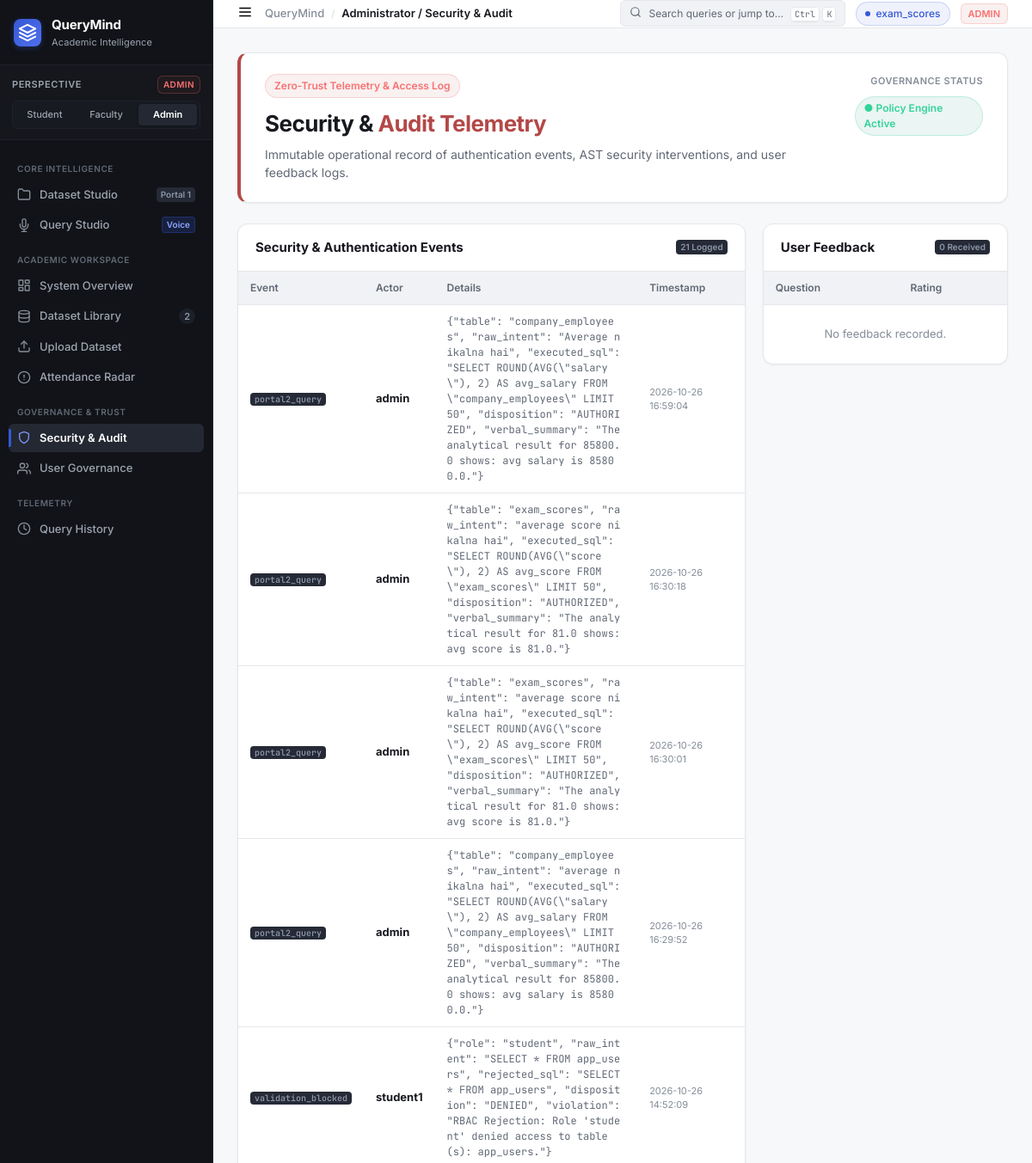
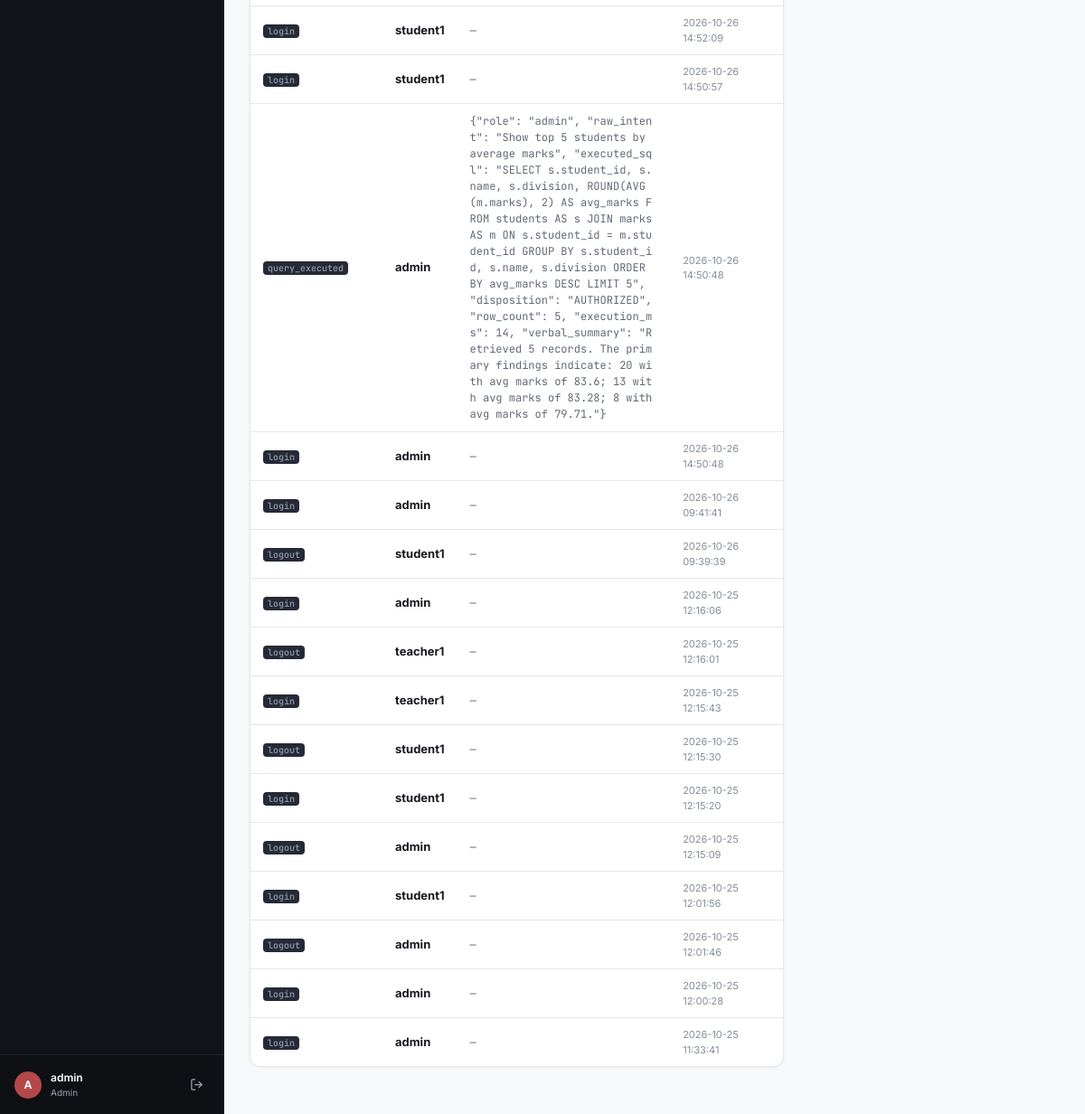
Screenshot of /audit with the database file from the repository (2 pictures, top to bottom).
### tables this page shows
CREATE TABLE dataset_registry (
            id           INTEGER PRIMARY KEY AUTOINCREMENT,
            table_name   TEXT NOT NULL UNIQUE,
            display_name TEXT NOT NULL,
            row_count    INTEGER DEFAULT 0,
            col_count    INTEGER DEFAULT 0,
            columns_json TEXT,
            uploaded_by  TEXT,
            uploaded_at  TEXT DEFAULT (datetime('now'))
        );

CREATE TABLE audit_logs (
        id         INTEGER PRIMARY KEY AUTOINCREMENT,
        event_type TEXT,
        user_id    INTEGER,
        username   TEXT,
        details    TEXT,
        timestamp  TEXT DEFAULT (datetime('now'))
    );

### app.py (the view)
@app.route("/audit")
@login_required
@admin_required
def audit():
    return render_template("audit.html",
        events=get_audit_logs(200),
        feedback=get_feedback(100))

### templates/audit.html (shortened to what this page needs)
{% extends "base.html" %}
{% block breadcrumb %}Administrator / Security &amp; Audit{% endblock %}
{% block content %}
<div class="workspace-view">
  <div class="role-hero" style="border-left: 4px solid var(--role-admin);">
    <div class="role-hero-left">
      <div class="role-badge-lg badge-admin">
        Zero-Trust Telemetry &amp; Access Log
      </div>
      <h1>Security &amp; <span style="color:var(--role-admin);">Audit Telemetry</span></h1>
      <p class="hero-sub">Immutable operational record of authentication events, AST security interventions, and user feedback logs.</p>
    </div>
    <div class="dataset-switcher-box">
      <span class="switcher-label">Governance Status</span>
      <span class="role-badge-lg badge-student" style="margin-top:4px;">● Policy Engine Active</span>
    </div>
  </div>
  <div class="twelve-col-grid" style="margin-bottom: 24px;">
    <div class="col-span-8">
      <div class="gov-card">
        <div class="gov-card-header">
          <h3>Security &amp; Authentication Events</h3>
          <span class="nav-meta-badge">{{ events|length if events else 0 }} Logged</span>
        </div>
        <div class="table-container" style="border:none; border-radius:0; margin-bottom:0;">
          <table class="data-table">
            <thead>
              <tr>
                <th>Event</th>
                <th>Actor</th>
                <th>Details</th>
                <th>Timestamp</th>
              </tr>
            </thead>
            <tbody>
              {% if events %}
                {% for ev in events %}
                <tr>
                  <td>
                    <span class="nav-meta-badge" style="font-family:var(--font-mono);">
                      {{ ev.event_type }}
                    </span>
                  </td>
                  <td><strong>{{ ev.username or '—' }}</strong></td>
                  <td style="max-width:320px; font-size:12px; font-family:var(--font-mono); color:var(--text-secondary); word-break:break-all;">
                    {{ ev.details or '—' }}
                  </td>
                  <td style="font-size:11px; color:var(--text-muted);">{{ ev.timestamp }}</td>
                </tr>
                {% endfor %}
              {% else %}
                <tr>
                  <td colspan="4" style="text-align:center; padding:24px; color:var(--text-muted);">No security events recorded.</td>
                </tr>
              {% endif %}
            </tbody>
          </table>
        </div>
      </div>
    </div>
    <div class="col-span-4">
      <div class="gov-card">
        <div class="gov-card-header">
          <h3>User Feedback</h3>
          <span class="nav-meta-badge">{{ feedback|length if feedback else 0 }} Received</span>
        </div>
        <div class="table-container" style="border:none; border-radius:0; margin-bottom:0;">
          <table class="data-table">
            <thead>
              <tr>
                <th>Question</th>
                <th>Rating</th>
              </tr>
            </thead>
            <tbody>
              {% if feedback %}
                {% for fb in feedback %}
                <tr>
                  <td style="font-size:12px;">{{ fb.question }}</td>
                  <td>
                    {% if fb.is_helpful %}
                      <span class="nav-meta-badge" style="background:#EDFDF5; color:#065F46;">Helpful</span>
                    {% else %}
                      <span class="nav-meta-badge" style="background:#FEF2F2; color:#991B1B;">Unhelpful</span>
                    {% endif %}
                  </td>
                </tr>
                {% endfor %}
              {% else %}
                <tr>
                  <td colspan="2" style="text-align:center; padding:24px; color:var(--text-muted);">No feedback recorded.</td>
                </tr>
              {% endif %}
            </tbody>
          </table>
        </div>
      </div>
    </div>
  </div>
</div>
{% endblock %}

### templates/base.html (shortened to what this page needs)
<!DOCTYPE html>
<html lang="en">
<head>
  <link rel="stylesheet" href="{{ url_for('static', filename='css/style.css') }}" />
</head>
<body class="app-shell role-{{ current_role }}">
  <aside class="sidebar-rail">
    <div class="sidebar-brand">
      <a href="{{ url_for('portal1') }}" class="brand-link">
        <div class="brand-logo-mark">
          <svg width="22" height="22" viewBox="0 0 24 24" fill="none" stroke="currentColor" stroke-width="2.2" stroke-linecap="round" stroke-linejoin="round">
            <polygon points="12 2 2 7 12 12 22 7 12 2"></polygon>
            <polyline points="2 17 12 22 22 17"></polyline>
            <polyline points="2 12 12 17 22 12"></polyline>
          </svg>
        </div>
        <div class="brand-text-block">
          <span class="brand-title">QueryMind</span>
          <span class="brand-tagline">Academic Intelligence</span>
        </div>
      </a>
    </div>
    <div class="role-perspective-box">
      <div class="rpb-header">
        <span class="rpb-label">Perspective</span>
        <span class="rpb-role-badge badge-{{ current_role }}">{{ current_role|upper }}</span>
      </div>
      <div class="role-pills">
        <a href="{{ url_for('switch_role', target_role='student') }}"
           class="role-pill {% if current_role == 'student' %}active{% endif %}" title="Switch to Student Perspective (Aarav Sharma)">
          Student
        </a>
        <a href="{{ url_for('switch_role', target_role='teacher') }}"
           class="role-pill {% if current_role in ('teacher', 'faculty') %}active{% endif %}" title="Switch to Faculty Perspective (Prof. Sharma)">
          Faculty
        </a>
        <a href="{{ url_for('switch_role', target_role='admin') }}"
           class="role-pill {% if current_role == 'admin' %}active{% endif %}" title="Switch to Administrator Governance">
          Admin
        </a>
      </div>
    </div>
    <nav class="sidebar-nav">
      <div class="nav-group-header">Core Intelligence</div>
      <a href="{{ url_for('portal1') }}" class="nav-item {% if request.endpoint in ('portal1', 'index') %}active{% endif %}">
        <span class="nav-icon">
          <svg width="16" height="16" viewBox="0 0 24 24" fill="none" stroke="currentColor" stroke-width="2" stroke-linecap="round" stroke-linejoin="round">
            <path d="M22 19a2 2 0 0 1-2 2H4a2 2 0 0 1-2-2V5a2 2 0 0 1 2-2h5l2 3h9a2 2 0 0 1 2 2z"></path>
          </svg>
        </span>
        <span class="nav-label">Dataset Studio</span>
        <span class="nav-meta-badge">Portal 1</span>
      </a>
      <a href="{{ url_for('portal2') }}" class="nav-item {% if request.endpoint in ('portal2', 'portal2_ask') %}active{% endif %}">
        <span class="nav-icon">
        </span>
        <span class="nav-label">Query Studio</span>
        <span class="nav-meta-badge voice-pulse">Voice</span>
      </a>
      <div class="nav-group-header">Academic Workspace</div>
      <a href="{{ url_for('dashboard') }}" class="nav-item {% if request.endpoint == 'dashboard' %}active{% endif %}">
        <span class="nav-icon">
        </span>
        <span class="nav-label">
          {% if current_role == 'student' %}Academic Overview
          {% elif current_role in ('teacher', 'faculty') %}Class Analytics
          {% else %}System Overview{% endif %}
        </span>
      </a>
      <a href="{{ url_for('datasets') }}" class="nav-item {% if request.endpoint in ('datasets', 'dataset_view') %}active{% endif %}">
        <span class="nav-icon">
          <svg width="16" height="16" viewBox="0 0 24 24" fill="none" stroke="currentColor" stroke-width="2" stroke-linecap="round" stroke-linejoin="round">
            <ellipse cx="12" cy="5" rx="9" ry="3"></ellipse>
            <path d="M21 12c0 1.66-4 3-9 3s-9-1.34-9-3"></path>
            <path d="M3 5v14c0 1.66 4 3 9 3s9-1.34 9-3V5"></path>
          </svg>
        </span>
        <span class="nav-label">Dataset Library</span>
        {% if global_datasets %}
        <span class="nav-count">{{ global_datasets|length }}</span>
        {% endif %}
      </a>
      <a href="{{ url_for('dataset_upload') }}" class="nav-item {% if request.endpoint == 'dataset_upload' %}active{% endif %}">
        <span class="nav-icon">
          <svg width="16" height="16" viewBox="0 0 24 24" fill="none" stroke="currentColor" stroke-width="2" stroke-linecap="round" stroke-linejoin="round">
            <path d="M21 15v4a2 2 0 0 1-2 2H5a2 2 0 0 1-2-2v-4"></path>
            <polyline points="17 8 12 3 7 8"></polyline>
            <line x1="12" y1="3" x2="12" y2="15"></line>
          </svg>
        </span>
        <span class="nav-label">Upload Dataset</span>
      </a>
      {% if current_role in ('admin', 'teacher') %}
      <a href="{{ url_for('defaulters') }}" class="nav-item {% if request.endpoint == 'defaulters' %}active{% endif %}">
        <span class="nav-icon">
          <svg width="16" height="16" viewBox="0 0 24 24" fill="none" stroke="currentColor" stroke-width="2" stroke-linecap="round" stroke-linejoin="round">
            <circle cx="12" cy="12" r="10"></circle>
            <line x1="12" y1="8" x2="12" y2="12"></line>
            <line x1="12" y1="16" x2="12.01" y2="16"></line>
          </svg>
        </span>
        <span class="nav-label">Attendance Radar</span>
      </a>
      {% endif %}
      {% if current_role == 'admin' %}
      <div class="nav-group-header">Governance &amp; Trust</div>
      <a href="{{ url_for('audit') }}" class="nav-item {% if request.endpoint == 'audit' %}active{% endif %}">
        <span class="nav-icon">
          <svg width="16" height="16" viewBox="0 0 24 24" fill="none" stroke="currentColor" stroke-width="2" stroke-linecap="round" stroke-linejoin="round">
            <path d="M12 22s8-4 8-10V5l-8-3-8 3v7c0 6 8 10 8 10z"></path>
          </svg>
        </span>
        <span class="nav-label">Security &amp; Audit</span>
      </a>
      <a href="{{ url_for('users') }}" class="nav-item {% if request.endpoint == 'users' %}active{% endif %}">
        <span class="nav-icon">
        </span>
        <span class="nav-label">User Governance</span>
      </a>
      {% endif %}
      <div class="nav-group-header">Telemetry</div>
      <a href="{{ url_for('history') }}" class="nav-item {% if request.endpoint == 'history' %}active{% endif %}">
        <span class="nav-icon">
          <svg width="16" height="16" viewBox="0 0 24 24" fill="none" stroke="currentColor" stroke-width="2" stroke-linecap="round" stroke-linejoin="round">
            <circle cx="12" cy="12" r="10"></circle>
            <polyline points="12 6 12 12 16 14"></polyline>
          </svg>
        </span>
        <span class="nav-label">Query History</span>
      </a>
    </nav>
    <div class="sidebar-footer">
      <div class="user-profile-strip">
        <div class="user-avatar avatar-{{ current_role }}">
          {{ current_username[0]|upper }}
        </div>
        <div class="user-info">
          <span class="user-name">{{ current_username }}</span>
          <span class="user-role-text">{{ current_role|title }}</span>
        </div>
        <a href="{{ url_for('logout') }}" class="btn-logout" title="Log out">
          <svg width="15" height="15" viewBox="0 0 24 24" fill="none" stroke="currentColor" stroke-width="2" stroke-linecap="round" stroke-linejoin="round">
            <path d="M9 21H5a2 2 0 0 1-2-2V5a2 2 0 0 1 2-2h4"></path>
            <polyline points="16 17 21 12 16 7"></polyline>
            <line x1="21" y1="12" x2="9" y2="12"></line>
          </svg>
        </a>
      </div>
    </div>
  </aside>
  <div class="app-main-layout">
    <header class="workspace-topbar">
      <div class="topbar-left">
        <button type="button" class="mobile-drawer-btn" onclick="toggleMobileSidebar()" aria-label="Toggle navigation drawer">
          <svg width="18" height="18" viewBox="0 0 24 24" fill="none" stroke="currentColor" stroke-width="2">
            <line x1="3" y1="12" x2="21" y2="12"></line>
            <line x1="3" y1="6" x2="21" y2="6"></line>
            <line x1="3" y1="18" x2="21" y2="18"></line>
          </svg>
        </button>
        <nav class="breadcrumb-trail" aria-label="Breadcrumb">
          <span class="bc-root">QueryMind</span>
          <span class="bc-sep">/</span>
          <span class="bc-current">
            {% block breadcrumb %}{% endblock %}
          </span>
        </nav>
      </div>
      <div class="topbar-right">
        <button type="button" class="command-palette-trigger" onclick="openCommandPalette()">
          <span class="cpt-icon">
            <svg width="14" height="14" viewBox="0 0 24 24" fill="none" stroke="currentColor" stroke-width="2" stroke-linecap="round" stroke-linejoin="round">
              <circle cx="11" cy="11" r="8"></circle>
              <line x1="21" y1="21" x2="16.65" y2="16.65"></line>
            </svg>
          </span>
          <span class="cpt-text">Search queries or jump to…</span>
          <span class="cpt-shortcut"><kbd>Ctrl</kbd> <kbd>K</kbd></span>
        </button>
        {% if active_dataset_name %}
        <div class="dataset-pill" title="Currently active dataset table">
          <span class="dsp-dot"></span>
          <span class="dsp-name">{{ active_dataset_name }}</span>
        </div>
        {% elif global_datasets and global_datasets|length > 0 %}
        <div class="dataset-pill" title="Loaded datasets">
          <span class="dsp-dot"></span>
          <span class="dsp-name">{{ global_datasets[0].display_name }}</span>
        </div>
        {% endif %}
        <span class="topbar-role-badge badge-{{ current_role }}">
          {{ current_role|upper }}
        </span>
      </div>
    </header>
    <main class="content-canvas">
      {% block content %}{% endblock %}
    </main>
  </div>
</body>
</html>

### rows the page displays
dataset_registry: display_name "exam_scores"
audit_logs: event_type "portal2_query", username "admin", details "{\"table\": \"company_employees\", \"raw_intent\": \"Average nikalna hai\", \"executed_sql\": \"SELECT ROUND(AVG(\\\"salary\\\"), 2) AS avg_salary FROM \\\"company_employees\\\" LIMIT 50\", \"disposition\": \"AUTHORIZED\", \"verbal_summary\": \"The analytical result for 85800.0 shows: avg salary is 85800.0.\"}", timestamp "2026-10-26 16:59:04"
audit_logs: event_type "portal2_query", username "admin", details "{\"table\": \"exam_scores\", \"raw_intent\": \"average score nikalna hai\", \"executed_sql\": \"SELECT ROUND(AVG(\\\"score\\\"), 2) AS avg_score FROM \\\"exam_scores\\\" LIMIT 50\", \"disposition\": \"AUTHORIZED\", \"verbal_summary\": \"The analytical result for 81.0 shows: avg score is 81.0.\"}", timestamp "2026-10-26 16:30:18"
audit_logs: event_type "portal2_query", username "admin", details "{\"table\": \"exam_scores\", \"raw_intent\": \"average score nikalna hai\", \"executed_sql\": \"SELECT ROUND(AVG(\\\"score\\\"), 2) AS avg_score FROM \\\"exam_scores\\\" LIMIT 50\", \"disposition\": \"AUTHORIZED\", \"verbal_summary\": \"The analytical result for 81.0 shows: avg score is 81.0.\"}", timestamp "2026-10-26 16:30:01"
audit_logs: event_type "portal2_query", username "admin", details "{\"table\": \"company_employees\", \"raw_intent\": \"average nikalna hai\", \"executed_sql\": \"SELECT ROUND(AVG(\\\"salary\\\"), 2) AS avg_salary FROM \\\"company_employees\\\" LIMIT 50\", \"disposition\": \"AUTHORIZED\", \"verbal_summary\": \"The analytical result for 85800.0 shows: avg salary is 85800.0.\"}", timestamp "2026-10-26 16:29:52"
audit_logs: event_type "validation_blocked", username "student1", details "{\"role\": \"student\", \"raw_intent\": \"SELECT * FROM app_users\", \"rejected_sql\": \"SELECT * FROM app_users\", \"disposition\": \"DENIED\", \"violation\": \"RBAC Rejection: Role 'student' denied access to table(s): app_users.\"}", timestamp "2026-10-26 14:52:09"
audit_logs: event_type "login", username "student1", details "—", timestamp "2026-10-26 14:52:09"
audit_logs: event_type "login", username "student1", details "—", timestamp "2026-10-26 14:50:57"
audit_logs: event_type "query_executed", username "admin", details "{\"role\": \"admin\", \"raw_intent\": \"Show top 5 students by average marks\", \"executed_sql\": \"SELECT s.student_id, s.name, s.division, ROUND(AVG(m.marks), 2) AS avg_marks FROM students AS s JOIN marks AS m ON s.student_id = m.student_id GROUP BY s.student_id, s.name, s.division ORDER BY avg_marks DESC LIMIT 5\", \"disposition\": \"AUTHORIZED\", \"row_count\": 5, \"execution_ms\": 14, \"verbal_summary\": \"Retrieved 5 records. The primary findings indicate: 20 with avg marks of 83.6; 13 with avg marks of 83.28; 8 with avg marks of 79.71.\"}", timestamp "2026-10-26 14:50:48"
audit_logs: event_type "login", username "admin", details "—", timestamp "2026-10-26 14:50:48"
audit_logs: event_type "login", username "admin", details "—", timestamp "2026-10-26 09:41:41"
audit_logs: event_type "logout", username "student1", details "—", timestamp "2026-10-26 09:39:39"
audit_logs: event_type "login", username "admin", details "—", timestamp "2026-10-25 12:16:06"
audit_logs: event_type "logout", username "teacher1", details "—", timestamp "2026-10-25 12:16:01"
audit_logs: event_type "login", username "teacher1", details "—", timestamp "2026-10-25 12:15:43"
audit_logs: event_type "logout", username "student1", details "—", timestamp "2026-10-25 12:15:30"
audit_logs: event_type "login", username "student1", details "—", timestamp "2026-10-25 12:15:20"
audit_logs: event_type "logout", username "admin", details "—", timestamp "2026-10-25 12:15:09"
audit_logs: event_type "login", username "student1", details "—", timestamp "2026-10-25 12:01:56"
audit_logs: event_type "logout", username "admin", details "—", timestamp "2026-10-25 12:01:46"
audit_logs: event_type "login", username "admin", details "—", timestamp "2026-10-25 12:00:28"
audit_logs: event_type "login", username "admin", details "—", timestamp "2026-10-25 11:33:41"

### other values shown
{{ current_role|upper }} "ADMIN"
{{ global_datasets|length }} "2"
{{ current_username[0]|upper }} "A"
{{ current_username }} "admin"
{{ current_role|title }} "Admin"
{{ events|length if events else 0 }} "21"
{{ feedback|length if feedback else 0 }} "0"
